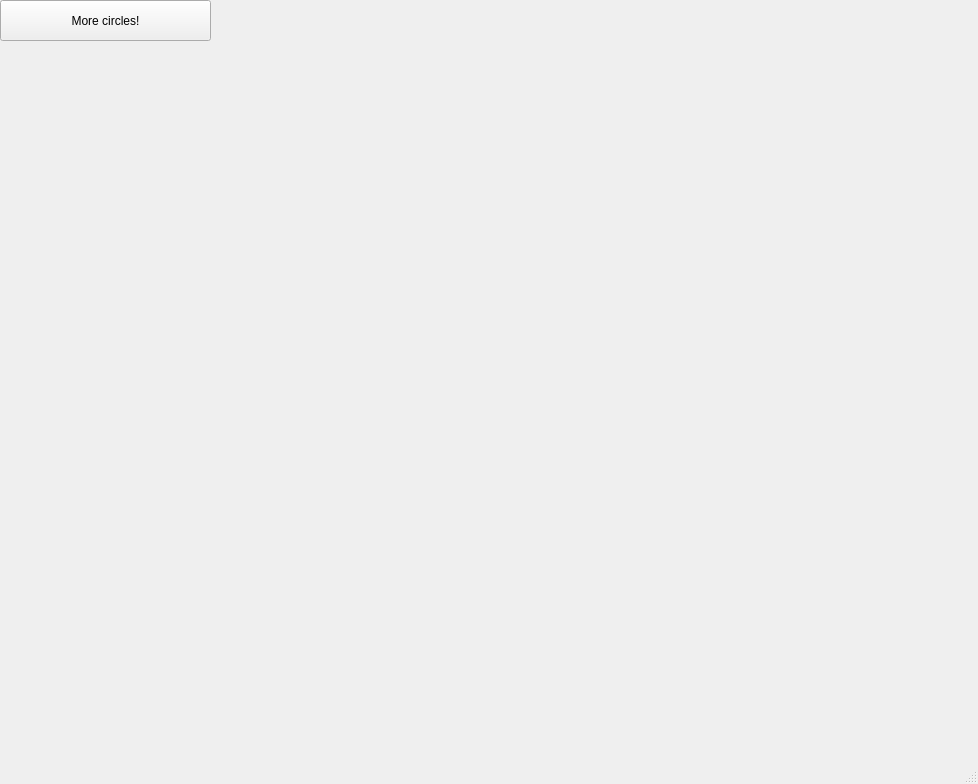
<?xml version="1.0" encoding="UTF-8"?>
<ui version="4.0">
 <class>MainWindow</class>
 <widget class="QMainWindow" name="MainWindow">
  <property name="geometry">
   <rect>
    <x>0</x>
    <y>0</y>
    <width>978</width>
    <height>784</height>
   </rect>
  </property>
  <property name="windowTitle">
   <string>MainWindow</string>
  </property>
  <widget class="QWidget" name="centralwidget">
   <widget class="QPushButton" name="pushButton">
    <property name="geometry">
     <rect>
      <x>0</x>
      <y>0</y>
      <width>211</width>
      <height>41</height>
     </rect>
    </property>
    <property name="text">
     <string>More circles!</string>
    </property>
   </widget>
  </widget>
  <widget class="QMenuBar" name="menubar">
   <property name="geometry">
    <rect>
     <x>0</x>
     <y>0</y>
     <width>978</width>
     <height>26</height>
    </rect>
   </property>
  </widget>
  <widget class="QStatusBar" name="statusbar"/>
 </widget>
 <resources/>
 <connections/>
</ui>
